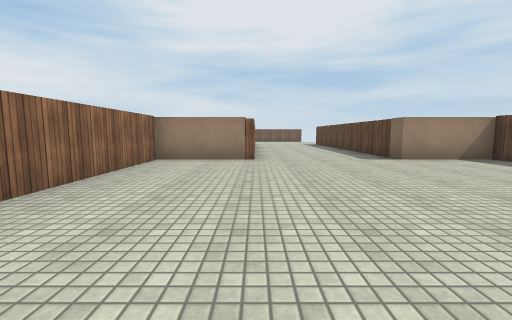
view 1 (above)

17 first-person views from a walk through a 3-D level made in the Unity game engine. The camera is 1.2 m above the floor, tilts 6° down and sees 90° across. The floor is counted in squares, 2 m on a side. Each view is taken from the middle of a square. On the plan, view 1 faces up. The plan holds only what a view shows up to about 9 squares ahead; the rest is blank. Surface patterns are stand-ins for the level's own textures.

view 2
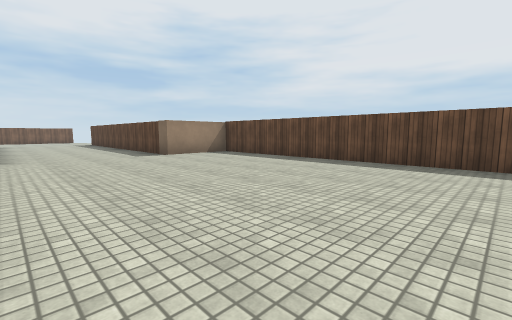

view 3
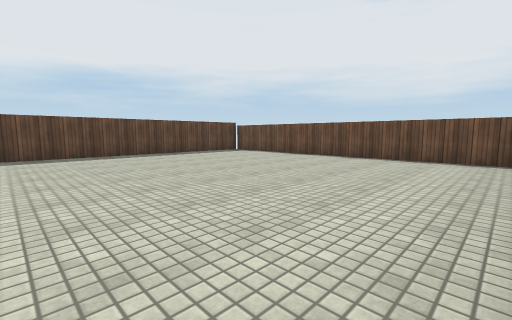

view 4
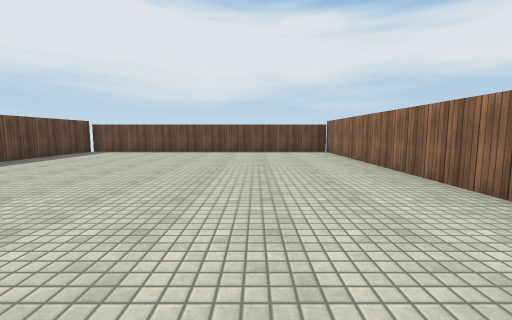

view 5
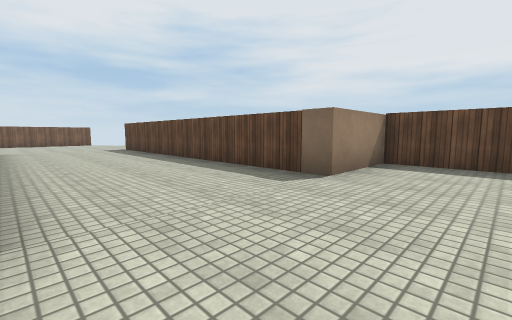

view 6
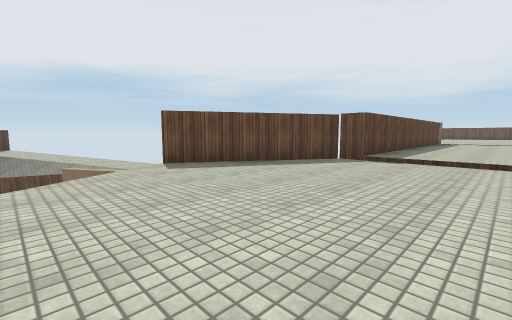

view 7
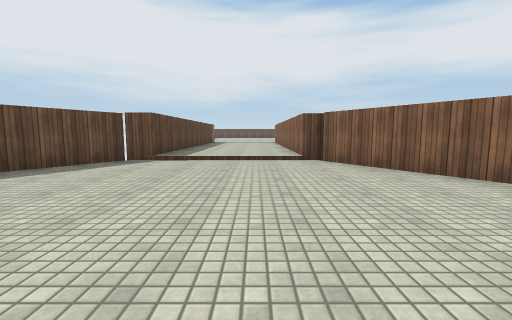

view 8
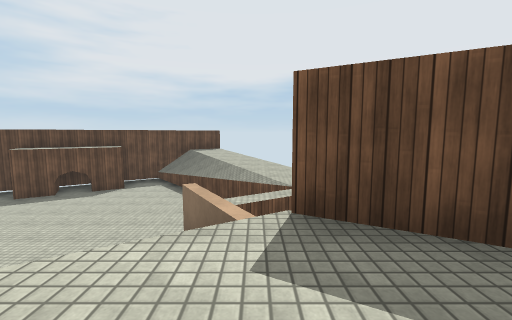

view 9
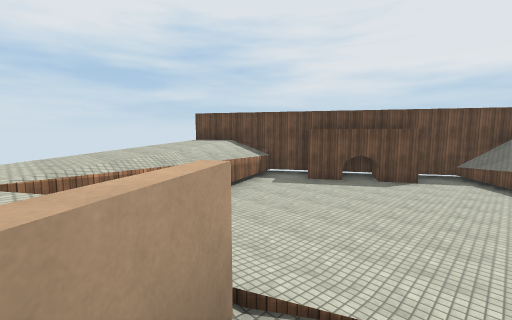

view 10
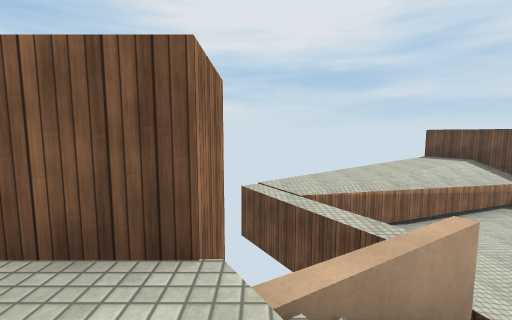

view 11
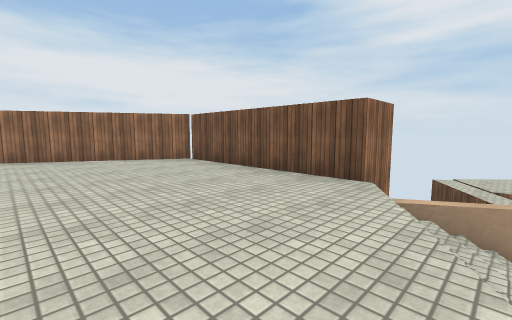

view 12
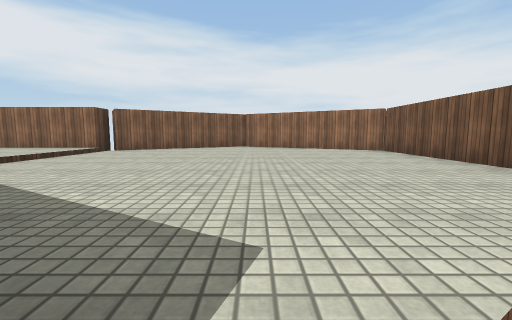

view 13
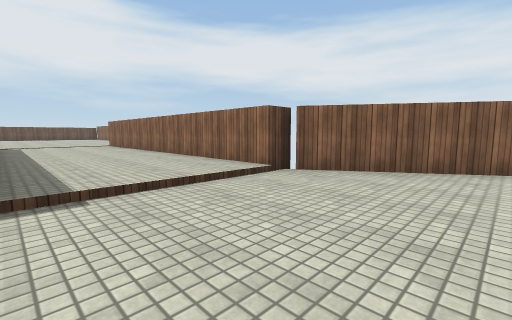

view 14
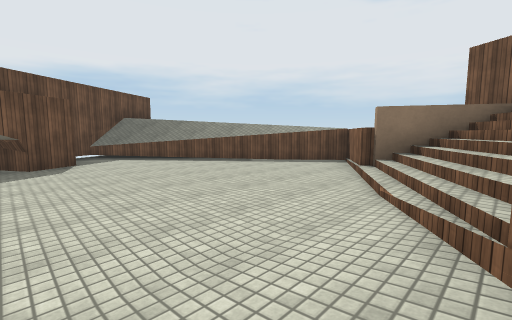

view 15
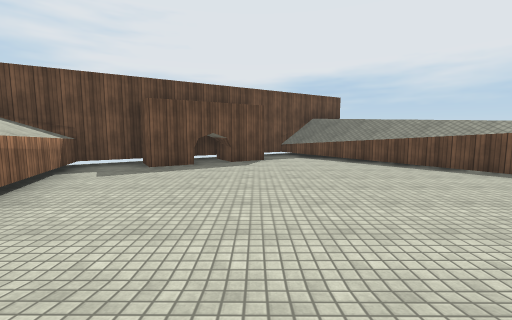

view 16
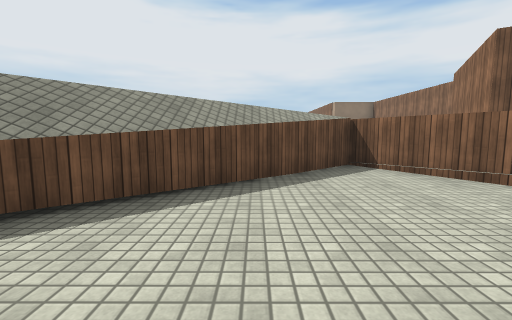

view 17
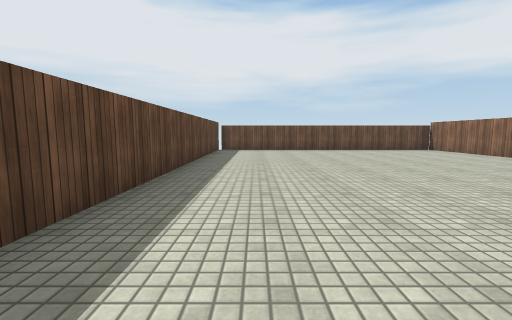

### Floor plan
Key: @ floor where view 1 was taken; # wall or solid block; . main floor; - floor 0.25 m lower than the main floor; _ floor 3 m lower than the main floor; / step, stairs or slope; ^ raised ledge.
Columns run from 3 left of view 1 to 15 right of it. Each row starts with its distance up from view 1.
 27          #  #####
 26        #^####___#
 25        ^^^/____##
 24        #^//_____###
 23        #^//_____#_#
 22   ######^/________#
 21   #----////______^#
 20  ##-----///_____#
 19  #------///^___##
 18  #-------/##_###
 17  #-------#####
 16  #------##
 15  ##-----##
 14   ##...##
 13    #...#
 12    #...#
 11    #...#
 10    #...#
  9    #...#
  8    #...#
  7    #...#
  6 ####...###
  5 #........#
  4 #........#
  3 #........#
  2 #........#
  1 #........#
  0 #..@.....#
 -1 #........#
 -2 #........#
 -3 #........#
 -4 #........#
 -5 #........#
 -6 ##########

Where each view was taken, in squares from view 1:
view 1: 0 up, 0 right, facing up
view 2: 1 down, 0 right, facing up-right
view 3: 1 up, 2 left, facing down-right
view 4: 3 up, 0 right, facing down
view 5: 4 up, 0 right, facing up-right
view 6: 20 up, 1 right, facing down-right
view 7: 20 up, 1 right, facing down
view 8: 18 up, 4 right, facing right
view 9: 21 up, 5 right, facing up-right
view 10: 20 up, 4 right, facing up
view 11: 18 up, 5 right, facing up-left
view 12: 18 up, 6 right, facing left
view 13: 17 up, 3 right, facing down-left
view 14: 24 up, 6 right, facing down-right
view 15: 23 up, 6 right, facing right
view 16: 22 up, 11 right, facing down
view 17: 4 up, 4 right, facing down
